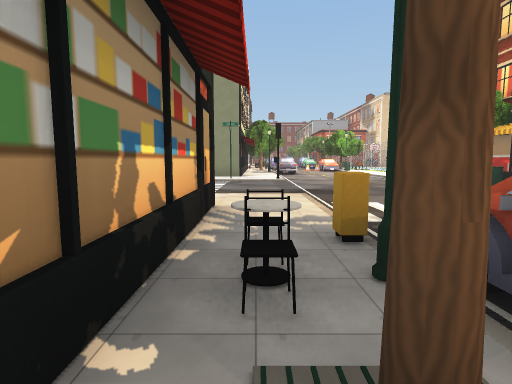
view 1 (above)

24 first-person views from a walk through a Unity game level. The camera is 1.2 m above the floor, tilts 6° down and sees 80° across. The floor is counted in squares, 2 m on a side. Each view is taken from the middle of a square. On the plan, view 1 faces up. The plan holds only what a view shows up to about 9 squares ahead; the rest is blank. The place goes on beyond the plan. The player is left out. Door leaves are left out, so doorways stand open.

view 2
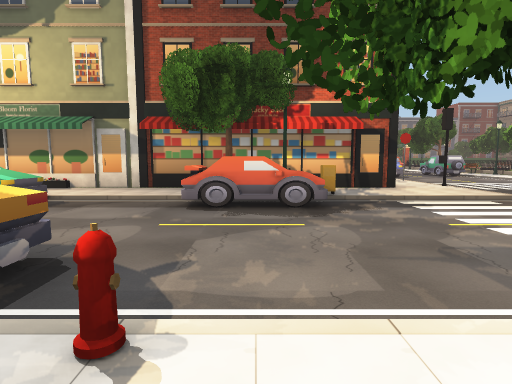

view 3
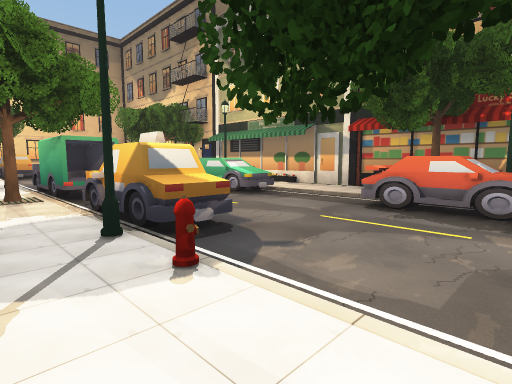

view 4
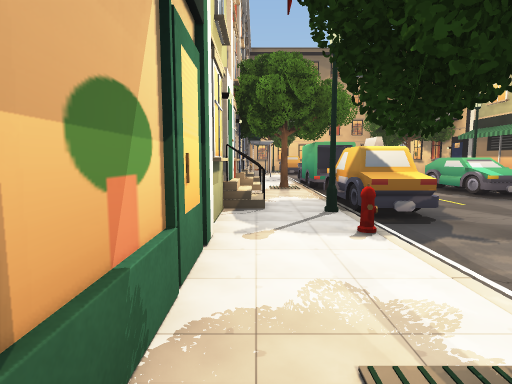

view 5
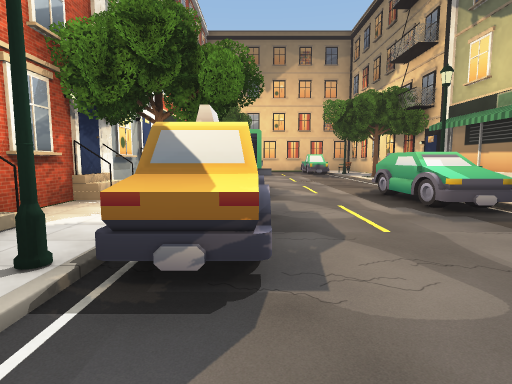

view 6
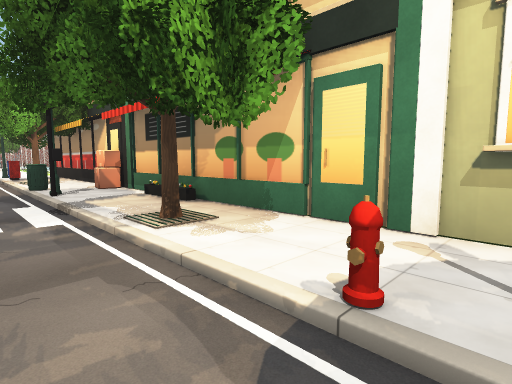

view 7
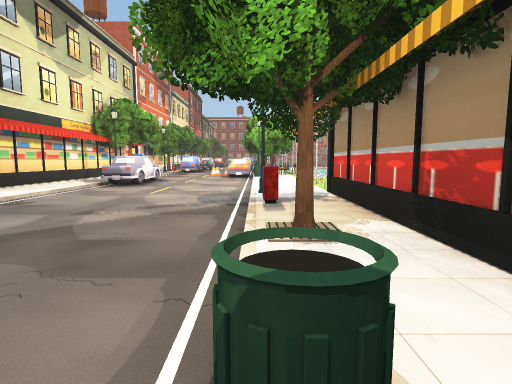

view 8
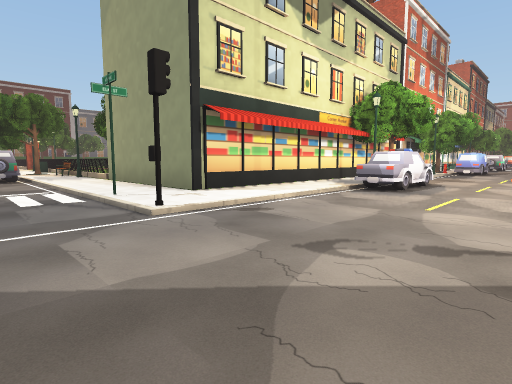

view 9
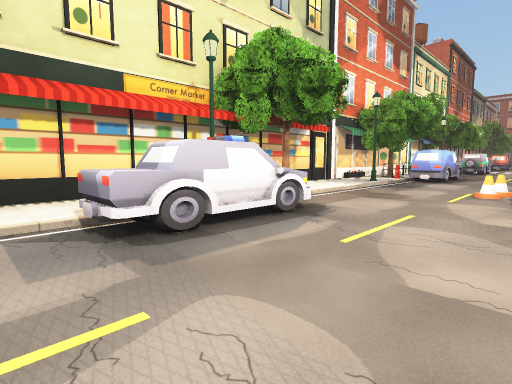

view 10
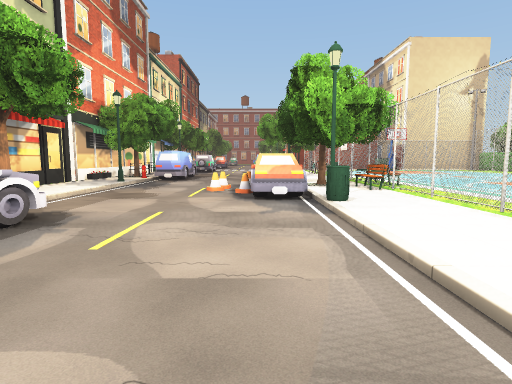

view 11
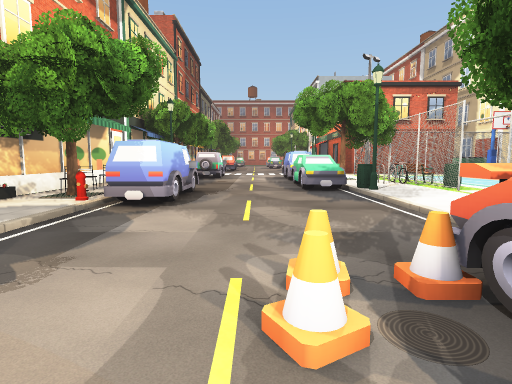

view 12
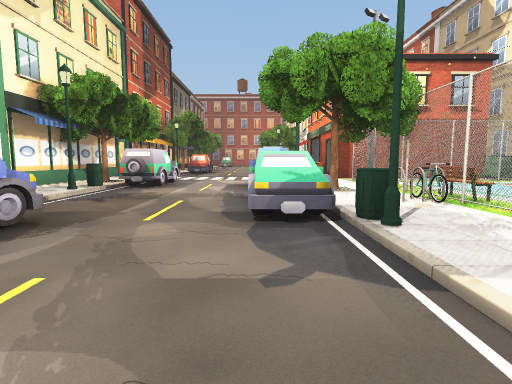

view 13
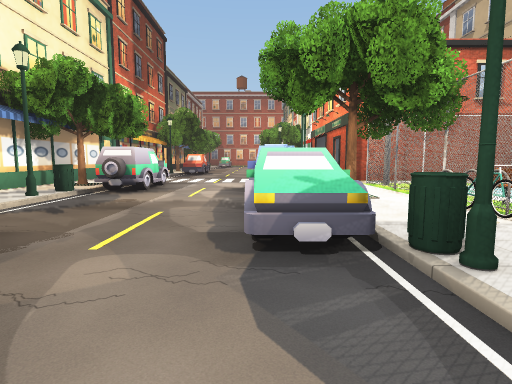

view 14
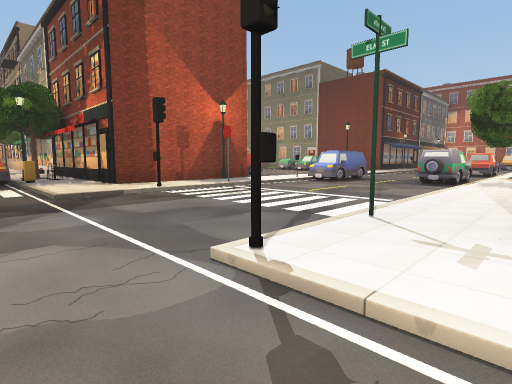

view 15
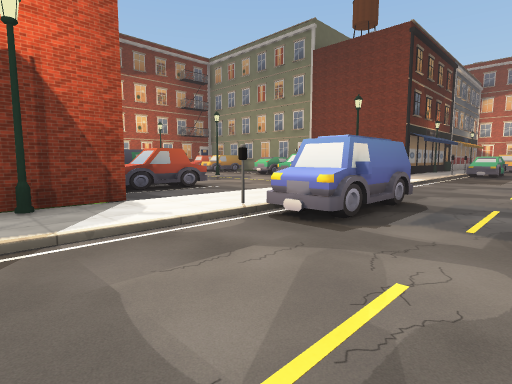

view 16
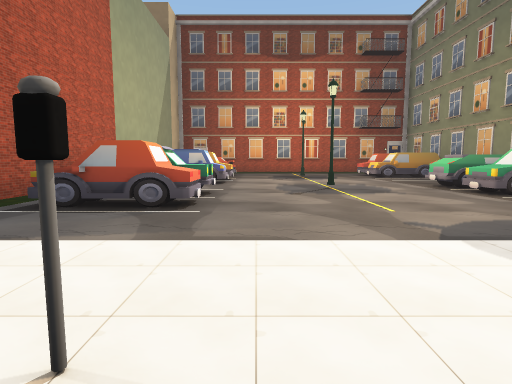

view 17
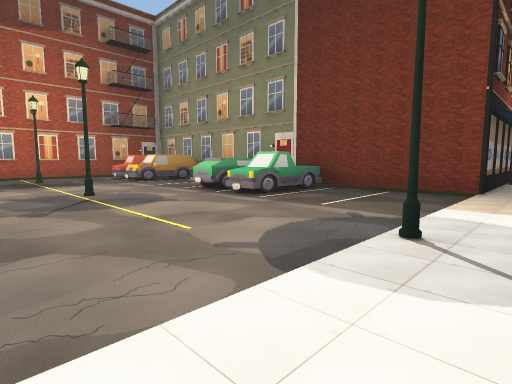

view 18
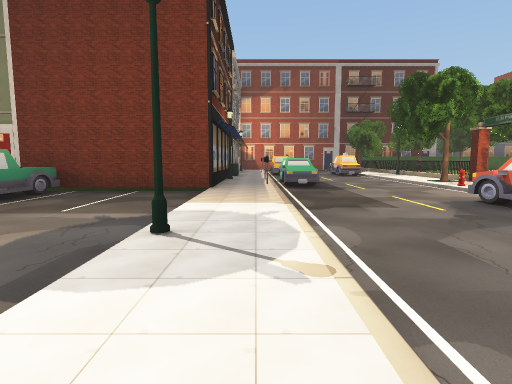

view 19
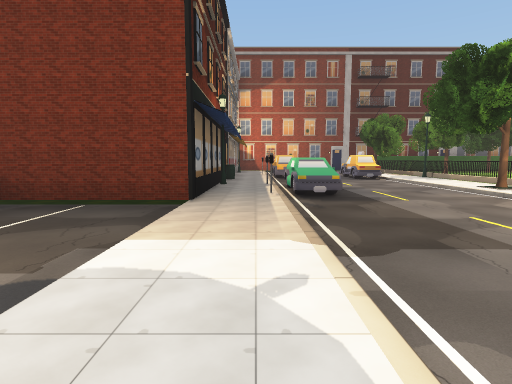

view 20
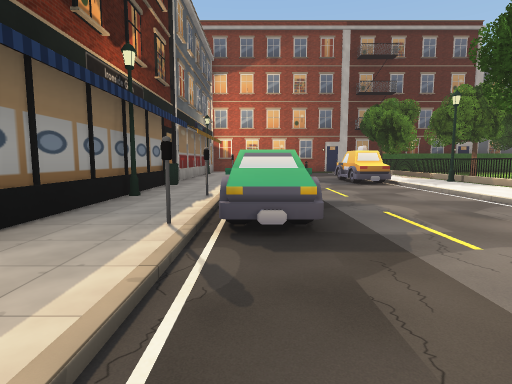

view 21
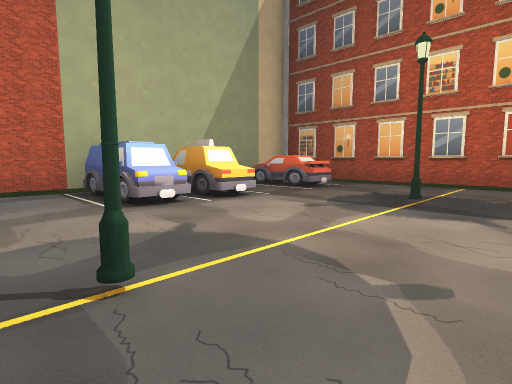

view 22
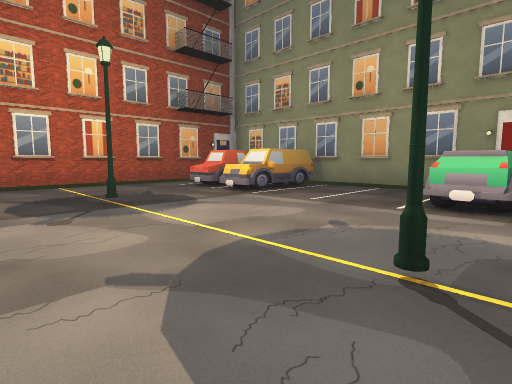

view 23
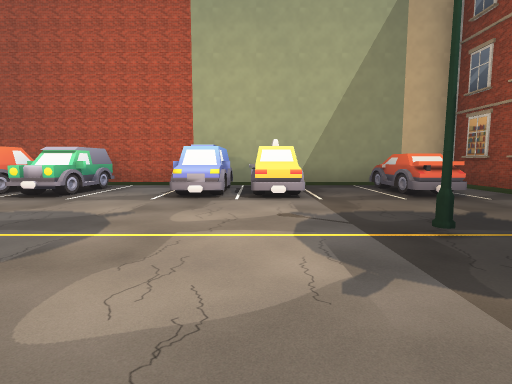

view 24
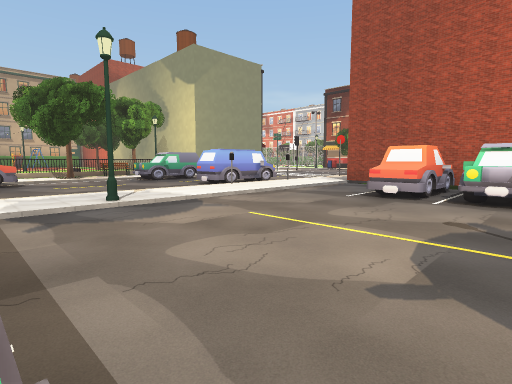

### Floor plan
Key: @ floor where view 1 was taken; # wall or solid block; x gap in a wall; . main floor; : floor 0.25 m higher than the main floor; / step, stairs or slope; D open door; = window, fence, low wall or low ledge; ^ raised ledge; O other object.
Columns run from 22 left of view 1 to 7 right of it. Each row starts with its distance up from view 1.
 31                      #  ..
 30                      #: ..   #
 29                      #x ^. O:#
 28                      #:#^.  ##
 27                      #:O..OO#:
 26                      # O..^ #:
 25                      #O...^^OO
 24                      # OO.^O:=
 23                      #OOO../::
 22                      ##O.../#
 21                      #:O...  #
 20                      #:O...# O
 19                      #:/.OO#O:
 18                      #//..^O#:
 17                      # /...O#x
 16                      #:O=../#:
 15                      #:O^../:
 14                      #:=/../:#
 13                      #:/...//#
 12                      #:/.../:
 11 #OO###     x##   #####:/...O:#
 10 :::::: O   :#::::::::::#...###
  9 ^#.......^##..^#O..........#:#
  8 =........................../:#
  7    ........................=:#
  6  =  .^^........OO...::...../O
  5 x::::x:::::::::::#:::::/...O#
  4 ####OO##::::O::::/OO##:/.../##
  3       .#:::::::::/#  #:/.../:#
  2       .#:::::::##/#. #OO=..#:#
  1       .#OOO::::x^ .. #OO^..O:#
  0        #O#::O::#=#.. #@##../:.
 -1        #===:O::::/#  #:/..#OO
 -2        #:::::::/OO#  #:/..^::
 -3        #:::::::^#^.  #:^^.DDO
 -4        #://:O::///#  # O^.DD:
 -5        ##^/:O::::/#  # /..##:
 -6          #^::::///#  # /../ O
 -7          :::::::: #  # /...
 -8          #########   # /..

Where each view was taken, in squares from view 1:
view 1: 0 up, 0 right, facing up
view 2: 1 up, 6 right, facing left
view 3: 2 up, 6 right, facing down-left
view 4: 3 up, 6 right, facing down
view 5: 1 up, 4 right, facing down
view 6: 0 up, 4 right, facing up-right
view 7: 6 up, 5 right, facing up
view 8: 8 up, 4 right, facing up-left
view 9: 13 up, 4 right, facing up-left
view 10: 13 up, 4 right, facing up
view 11: 18 up, 3 right, facing up
view 12: 21 up, 4 right, facing up
view 13: 22 up, 4 right, facing up
view 14: 11 up, 2 right, facing down-left
view 15: 8 up, 3 left, facing down-left
view 16: 6 up, 8 left, facing down
view 17: 5 up, 8 left, facing down-left
view 18: 5 up, 8 left, facing left
view 19: 5 up, 10 left, facing left
view 20: 6 up, 13 left, facing left
view 21: 0 up, 11 left, facing down-right
view 22: 0 up, 8 left, facing down-left
view 23: 3 down, 12 left, facing right
view 24: 0 up, 12 left, facing up-right
